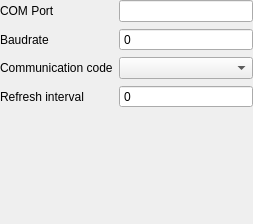
<?xml version="1.0" encoding="UTF-8"?>
<ui version="4.0">
 <class>McSerialPortWidget</class>
 <widget class="QWidget" name="McSerialPortWidget">
  <property name="geometry">
   <rect>
    <x>0</x>
    <y>0</y>
    <width>253</width>
    <height>224</height>
   </rect>
  </property>
  <property name="windowTitle">
   <string>Form</string>
  </property>
  <layout class="QVBoxLayout" name="verticalLayout">
   <property name="leftMargin">
    <number>0</number>
   </property>
   <property name="topMargin">
    <number>0</number>
   </property>
   <property name="rightMargin">
    <number>0</number>
   </property>
   <property name="bottomMargin">
    <number>0</number>
   </property>
   <item>
    <layout class="QFormLayout" name="formLayout">
     <item row="0" column="0">
      <widget class="QLabel" name="lb_ip">
       <property name="text">
        <string>COM Port</string>
       </property>
      </widget>
     </item>
     <item row="0" column="1">
      <widget class="QLineEdit" name="lb_com_port"/>
     </item>
     <item row="1" column="0">
      <widget class="QLabel" name="lb_port">
       <property name="text">
        <string>Baudrate</string>
       </property>
      </widget>
     </item>
     <item row="1" column="1">
      <widget class="NoWheelSpinBox" name="spb_baudrate">
       <property name="buttonSymbols">
        <enum>QAbstractSpinBox::ButtonSymbols::NoButtons</enum>
       </property>
       <property name="maximum">
        <number>100000</number>
       </property>
      </widget>
     </item>
     <item row="3" column="0">
      <widget class="QLabel" name="lb_port_2">
       <property name="text">
        <string>Refresh interval</string>
       </property>
      </widget>
     </item>
     <item row="3" column="1">
      <widget class="NoWheelSpinBox" name="spb_refresh_interval">
       <property name="buttonSymbols">
        <enum>QAbstractSpinBox::ButtonSymbols::NoButtons</enum>
       </property>
       <property name="maximum">
        <number>100000</number>
       </property>
      </widget>
     </item>
     <item row="2" column="0">
      <widget class="QLabel" name="label">
       <property name="text">
        <string>Communication code</string>
       </property>
      </widget>
     </item>
     <item row="2" column="1">
      <widget class="QComboBox" name="cbx_data_code"/>
     </item>
    </layout>
   </item>
  </layout>
 </widget>
 <customwidgets>
  <customwidget>
   <class>NoWheelSpinBox</class>
   <extends>QSpinBox</extends>
   <header location="global">src/widgets/no_wheel_spinbox.h</header>
  </customwidget>
 </customwidgets>
 <resources/>
 <connections/>
</ui>
